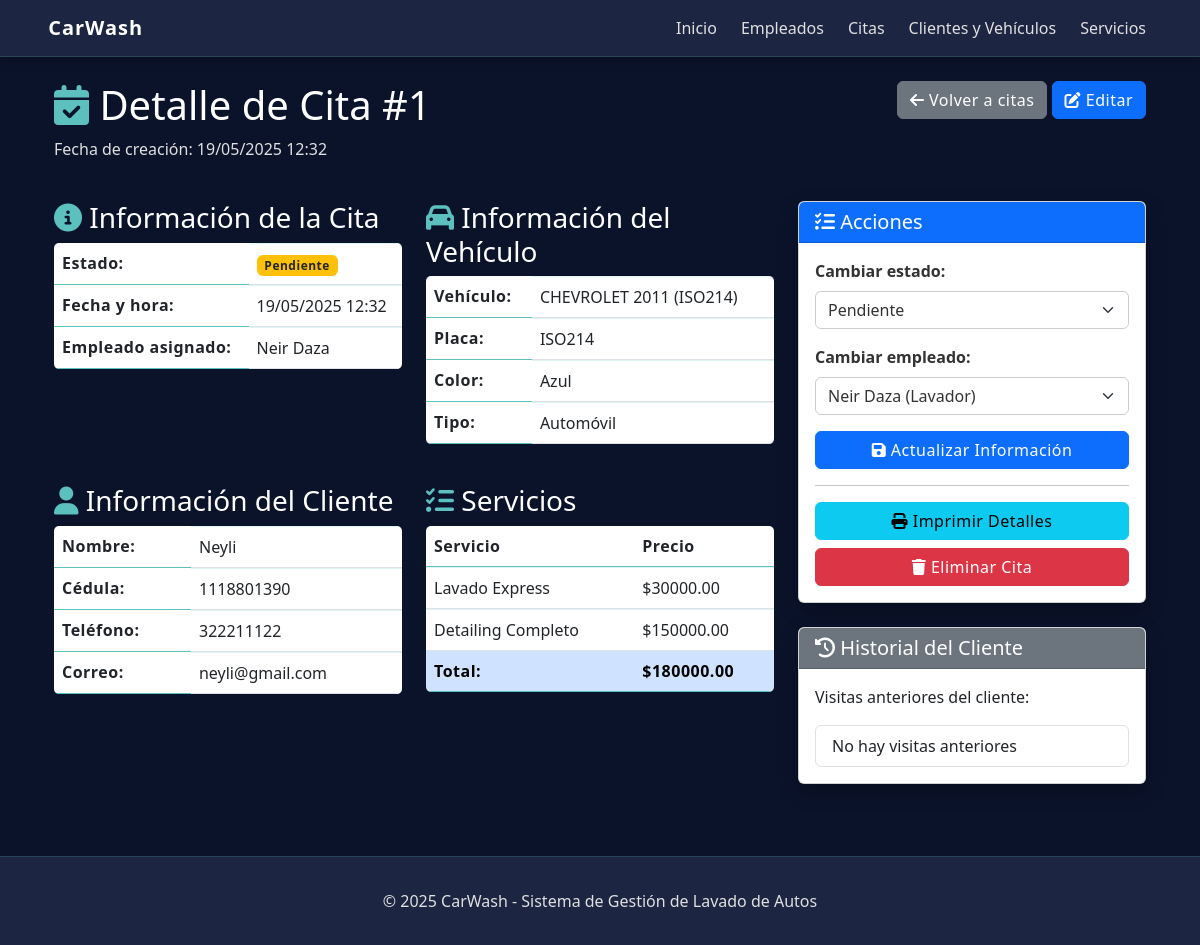
The page /citas/detalle/1/ on the database as committed earlier.
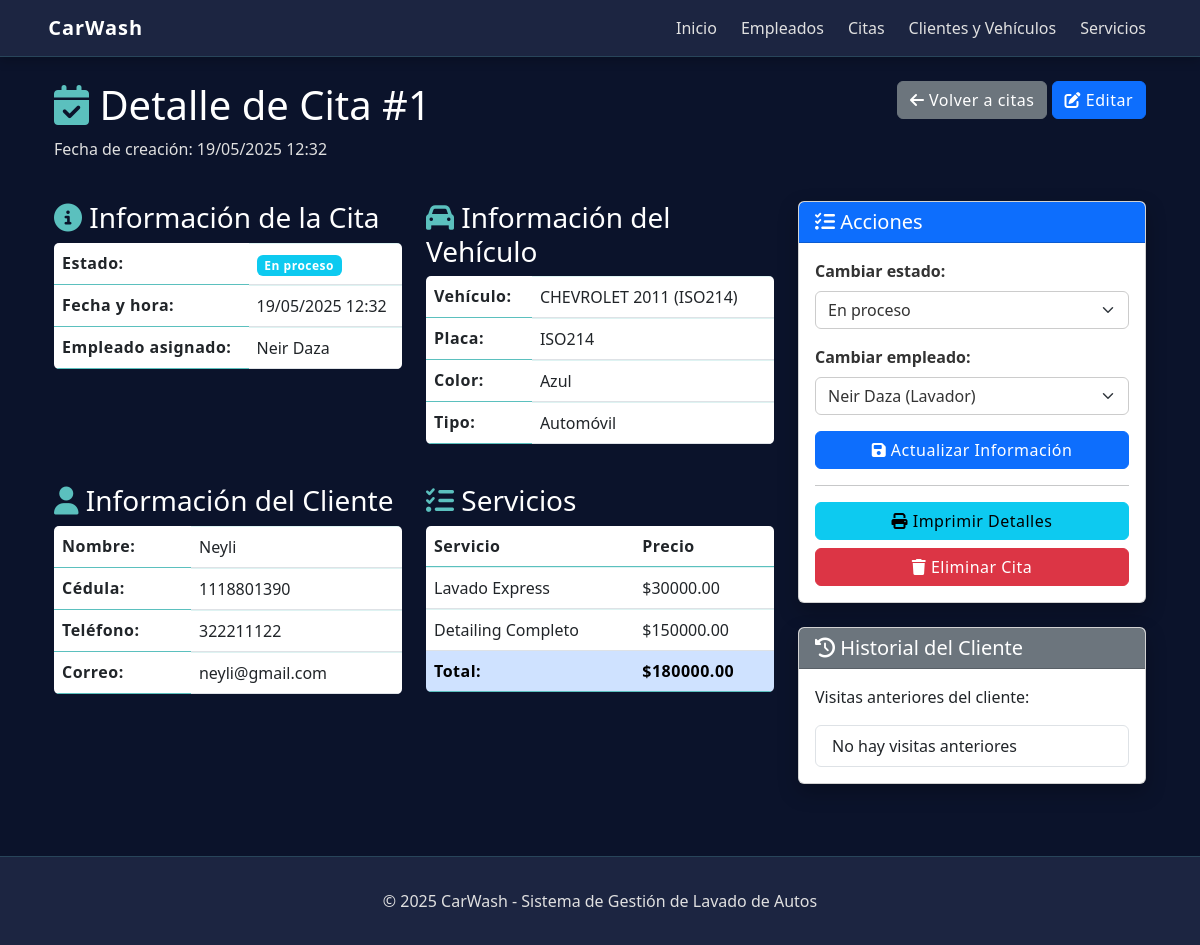
The same page on the database as committed later.
### DbWash/models.py (models this page shows, shortened)
class Cita(models.Model):
    ESTADO_CHOICES = [
        ('Pendiente', 'Pendiente'),
        ('En proceso', 'En proceso'),
        ('Completada', 'Completada'),
        ('Cancelada', 'Cancelada'),
    ]
    vehiculo = models.ForeignKey(Vehiculo, on_delete=models.CASCADE)
    empleado = models.ForeignKey(Empleado, on_delete=models.CASCADE)
    fecha_hora = models.DateTimeField(null=False)
    servicios = models.ManyToManyField(servicio)
    estado = models.CharField(max_length=20, choices=ESTADO_CHOICES, default='Pendiente')
    notas = models.TextField(null=True, blank=True)
    fecha_creacion = models.DateTimeField(default=timezone.now)
    def get_total(self):
        return sum(servicio.precio for servicio in self.servicios.all())

class Empleado(models.Model):
    nombre = models.CharField(max_length=100, null=False)
    telefono = models.CharField(max_length=15, null=False)
    puesto = models.CharField(max_length=50, null=False)
    def __str__(self):
        return self.nombre

class Vehiculo(models.Model):
    cliente = models.ForeignKey(Cliente, on_delete=models.CASCADE)
    placa = models.CharField(max_length=10, null=False)
    marca = models.CharField(max_length=50, null=False)
    modelo = models.CharField(max_length=50, null=False)
    color = models.CharField(max_length=30, null=False)
    tipo = models.CharField(max_length=30, null=False)
    def __str__(self):
        return f"{self.marca} {self.modelo} ({self.placa})"

class Cliente(models.Model):
    nombre = models.CharField(max_length=100, null=False)
    cedula = models.CharField(max_length=15, null=False)
    direccion = models.CharField(max_length=200, null=False)
    telefono = models.CharField(max_length=15, null=False)
    correo = models.EmailField(max_length=100, null=False)

class servicio(models.Model):
    nombre = models.CharField(max_length=100, null=False)
    precio = models.DecimalField(max_digits=10, decimal_places=2, null=False)
    descripcion = models.TextField(null=True, blank=True)

### CarWash/views.py (the view)
# urls.py: path('citas/detalle/<int:cita_id>/', views.cita_detalle, name='cita_detalle'),
def cita_detalle(request, cita_id):
    cita = get_object_or_404(Cita, id=cita_id)
    empleados = Empleado.objects.all()
    servicios = servicio.objects.all()
    context = {
        'cita': cita,
        'empleados': empleados,
        'servicios': servicios
    }
    return render(request, 'cita_detalle.html', context)

### templates/cita_detalle.html (shortened to what the changed rows need)
{% extends "layouts/base.html" %}
{% block content %}
    <div class="container">
        <div class="row mb-4">
            <div class="col-md-8">
                <h1 class="detail-title" style="color: white !important;">
                    <i class="fas fa-calendar-check" style="color: #5bc0be !important;"></i> Detalle de Cita #{{ cita.id }}
                </h1>
                <p class="detail-subtitle" style="color: #e0e0e0 !important;">
                    Fecha de creación: {{ cita.fecha_hora|date:"d/m/Y H:i" }}
                </p>
            </div>
        </div>
        <div class="row">
            <div class="col-lg-8">
                <div class="detail-info mb-4">
                    <div class="row">
                        <div class="col-md-6">
                            <table class="table">
                                <tr>
                                    <th>Estado:</th>
                                    <td>
                                        {% if cita.estado == 'Completada' %}
                                            <span class="badge bg-success">{{ cita.estado }}</span>
                                        {% elif cita.estado == 'Pendiente' %}
                                            <span class="badge bg-warning text-dark">{{ cita.estado }}</span>
                                        {% elif cita.estado == 'En proceso' %}
                                            <span class="badge bg-info">{{ cita.estado }}</span>
                                        {% elif cita.estado == 'Cancelada' %}
                                            <span class="badge bg-danger">{{ cita.estado }}</span>
                                        {% endif %}
                                    </td>
                                </tr>
                                <tr>
                                    <th>Fecha y hora:</th>
                                    <td>{{ cita.fecha_hora|date:"d/m/Y H:i" }}</td>
                                </tr>
                                <tr>
                                    <th>Empleado asignado:</th>
                                    <td>{{ cita.empleado }}</td>
                                </tr>
                            </table>
                        </div>
                        <div class="col-md-6">
                            <table class="table">
                                <tr>
                                    <th>Vehículo:</th>
                                    <td>{{ cita.vehiculo }}</td>
                                </tr>
                                <tr>
                                    <th>Placa:</th>
                                    <td>{{ cita.vehiculo.placa }}</td>
                                </tr>
                                <tr>
                                    <th>Color:</th>
                                    <td>{{ cita.vehiculo.color }}</td>
                                </tr>
                                <tr>
                                    <th>Tipo:</th>
                                    <td>{{ cita.vehiculo.tipo }}</td>
                                </tr>
                            </table>
                        </div>
                    </div>
                    <div class="row mt-4">
                        <div class="col-md-6">
                            <table class="table">
                                <tr>
                                    <th>Nombre:</th>
                                    <td>{{ cita.vehiculo.cliente.nombre }}</td>
                                </tr>
                                <tr>
                                    <th>Cédula:</th>
                                    <td>{{ cita.vehiculo.cliente.cedula }}</td>
                                </tr>
                                <tr>
                                    <th>Teléfono:</th>
                                    <td>{{ cita.vehiculo.cliente.telefono }}</td>
                                </tr>
                                <tr>
                                    <th>Correo:</th>
                                    <td>{{ cita.vehiculo.cliente.correo }}</td>
                                </tr>
                            </table>
                        </div>
                        <div class="col-md-6">
                            <table class="table">
                                <thead>
                                    <tr>
                                        <th>Servicio</th>
                                        <th>Precio</th>
                                    </tr>
                                </thead>
                                <tfoot>
                                    <tr class="table-primary">
                                        <th>Total:</th>
                                        <th>${{ cita.get_total }}</th>
                                    </tr>
                                </tfoot>
                            </table>
                        </div>
                    </div>
                </div>
            </div>
            <div class="col-lg-4">
                <div class="card mb-4 no-print d-print-none">
                    <div class="card-body">
                        <form method="post" action="{% url 'cita_editar' cita.id %}">
                            <div class="mb-3">
                                <label for="estado" class="form-label" style="color: #333333 !important; font-weight: 600;">Cambiar estado:</label>
                                <select name="estado" id="estado" class="form-select" style="color: #333333 !important;">
                                    <option value="Pendiente" {% if cita.estado == 'Pendiente' %}selected{% endif %}>Pendiente</option>
                                    <option value="En proceso" {% if cita.estado == 'En proceso' %}selected{% endif %}>En proceso</option>
                                </select>
                            </div>
                            <div class="mb-3">
                                <label for="empleado" class="form-label" style="color: #333333 !important; font-weight: 600;">Cambiar empleado:</label>
                                <select name="empleado" id="empleado" class="form-select" style="color: #333333 !important;">
                                    {% for empleado in empleados %}
                                        <option value="{{ empleado.id }}" {% if empleado.id == cita.empleado.id %}selected{% endif %}>
                                            {{ empleado.nombre }} ({{ empleado.puesto }})
                                        </option>
                                    {% endfor %}
                                </select>
                            </div>
                        </form>
                    </div>
                </div>
            </div>
        </div>
    </div>
{% endblock %}

Rows that differ between the two databases and show on the page:
changed Cita "Neir Daza": estado "Pendiente" → "En proceso"
